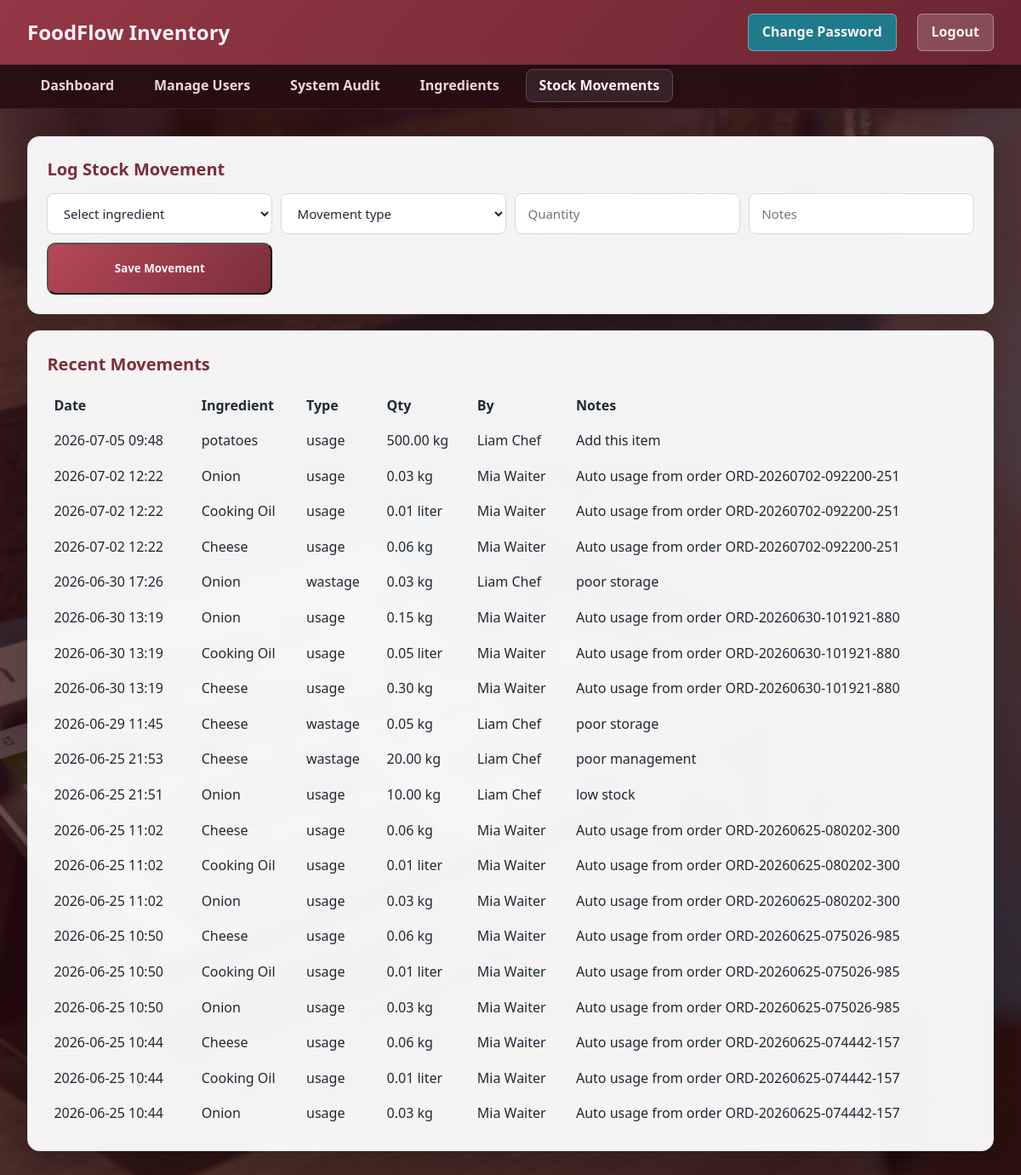
The page /roles/stock_movements.php (signed in) on the database its author committed.
### tables this page shows
CREATE TABLE `stock_movements` (
  `id` int NOT NULL AUTO_INCREMENT,
  `ingredient_id` int NOT NULL,
  `movement_type` enum('stock_in','usage','adjustment','wastage') NOT NULL,
  `quantity` decimal(10,2) NOT NULL,
  `reference_type` enum('purchase','order','manual','wastage') DEFAULT 'manual',
  `reference_id` int DEFAULT NULL,
  `notes` varchar(255) DEFAULT NULL,
  `created_by` int NOT NULL,
  `created_at` timestamp NULL DEFAULT CURRENT_TIMESTAMP,
  PRIMARY KEY (`id`),
  KEY `ingredient_id` (`ingredient_id`),
  KEY `created_by` (`created_by`),
  CONSTRAINT `stock_movements_ibfk_1` FOREIGN KEY (`ingredient_id`) REFERENCES `ingredients` (`id`) ON DELETE RESTRICT,
  CONSTRAINT `stock_movements_ibfk_2` FOREIGN KEY (`created_by`) REFERENCES `users` (`id`) ON DELETE RESTRICT
);

CREATE TABLE `ingredients` (
  `id` int NOT NULL AUTO_INCREMENT,
  `name` varchar(120) NOT NULL,
  `category` varchar(80) DEFAULT NULL,
  `unit` varchar(20) NOT NULL,
  `current_stock` decimal(10,2) NOT NULL DEFAULT '0.00',
  `reorder_level` decimal(10,2) NOT NULL DEFAULT '0.00',
  `unit_cost` decimal(10,2) NOT NULL DEFAULT '0.00',
  `is_active` tinyint(1) DEFAULT '1',
  `created_at` timestamp NULL DEFAULT CURRENT_TIMESTAMP,
  `updated_at` timestamp NULL DEFAULT CURRENT_TIMESTAMP ON UPDATE CURRENT_TIMESTAMP,
  PRIMARY KEY (`id`)
);

CREATE TABLE `users` (
  `id` int NOT NULL AUTO_INCREMENT,
  `name` varchar(100) NOT NULL,
  `email` varchar(100) NOT NULL,
  `password` varchar(255) NOT NULL,
  `phone` varchar(20) DEFAULT NULL,
  `role` enum('admin','waiter','chef','manager') NOT NULL,
  `is_active` tinyint(1) DEFAULT '1',
  `created_at` timestamp NULL DEFAULT CURRENT_TIMESTAMP,
  `updated_at` timestamp NULL DEFAULT CURRENT_TIMESTAMP ON UPDATE CURRENT_TIMESTAMP,
  PRIMARY KEY (`id`),
  UNIQUE KEY `email` (`email`)
);

### roles/stock_movements.php (the view, shortened to what this page needs)
<?php
$role = (string)($_SESSION['role'] ?? '');
$conn = new mysqli('localhost', 'root', '1234', 'food_inventory');
$history = $conn->query('SELECT sm.*, i.name AS ingredient_name, i.unit, u.name AS actor
    FROM stock_movements sm
    JOIN ingredients i ON sm.ingredient_id=i.id
    JOIN users u ON sm.created_by=u.id
    ORDER BY sm.created_at DESC
    LIMIT 20');
$isAdmin = $role === 'admin';
?>
<!DOCTYPE html>
<html lang="en"><head><meta charset="UTF-8"><meta name="viewport" content="width=device-width, initial-scale=1.0"><title>Stock Movements - FoodFlow</title><link rel="stylesheet" href="roles_styles.css"></head>
<body class="dashboard-photo <?php echo $isAdmin ? 'dashboard-admin' : 'dashboard-manager'; ?>">
<nav class="navbar"><div class="navbar-brand">FoodFlow Inventory</div><div class="navbar-user"><a href="../auth/change_password.php" class="logout-btn" style="margin-right:8px;background:#1f7a8c;">Change Password</a><a href="../auth/logout.php" class="logout-btn">Logout</a></div></nav>
<nav class="admin-nav"><ul class="admin-nav-links"><?php if ($isAdmin): ?><li><a href="../admin/admin_dashboard.php">Dashboard</a></li><li><a href="../admin/manage_users.php">Manage Users</a></li><li><a href="../admin/system_audit.php">System Audit</a></li><?php else: ?><li><a href="manager_dashboard.php">Dashboard</a></li><li><a href="manager_controls.php">Thresholds &amp; Approvals</a></li><li><a href="manager_reports.php">Reports</a></li><?php endif; ?><li><a href="ingredients.php">Ingredients</a></li><li><a href="stock_movements.php" class="active">Stock Movements</a></li></ul></nav>
<div class="container">
    <div class="card">
        <h3> Log Stock Movement</h3>
        <form method="POST" style="display:grid;grid-template-columns:repeat(4,minmax(150px,1fr));gap:10px;">
            <select name="ingredient_id" required>
                <option value="">Select ingredient</option>
            </select>
            <select name="movement_type" required>
                <option value="">Movement type</option>
            </select>
            <input type="number" step="0.01" name="quantity" placeholder="Quantity" required>
            <input type="text" name="notes" placeholder="Notes">
            <button type="submit" class="action-btn">Save Movement</button>
        </form>
    </div>
    <div class="card" style="margin-top:16px;">
        <h3> Recent Movements</h3>
        <div style="overflow-x:auto;">
            <table style="width:100%;border-collapse:collapse;">
                <thead><tr><th style="text-align:left;padding:8px;">Date</th><th style="text-align:left;padding:8px;">Ingredient</th><th style="text-align:left;padding:8px;">Type</th><th style="text-align:left;padding:8px;">Qty</th><th style="text-align:left;padding:8px;">By</th><th style="text-align:left;padding:8px;">Notes</th></tr></thead>
                <tbody>
                <?php while($m = $history->fetch_assoc()): ?>
                    <tr>
                        <td style="padding:8px;"><?php echo date('Y-m-d H:i', strtotime($m['created_at'])); ?></td>
                        <td style="padding:8px;"><?php echo htmlspecialchars($m['ingredient_name']); ?></td>
                        <td style="padding:8px;"><?php echo htmlspecialchars($m['movement_type']); ?></td>
                        <td style="padding:8px;"><?php echo number_format((float)$m['quantity'],2) . ' ' . htmlspecialchars($m['unit']); ?></td>
                        <td style="padding:8px;"><?php echo htmlspecialchars($m['actor']); ?></td>
                        <td style="padding:8px;"><?php echo htmlspecialchars((string)$m['notes']); ?></td>
                    </tr>
                <?php endwhile; ?>
                </tbody>
            </table>
        </div>
    </div>
</div>
</body></html>

### roles/roles_styles.css (style rules this page uses)
* { margin: 0; padding: 0; box-sizing: border-box; font-family: 'Segoe UI', Tahoma, Geneva, Verdana, sans-serif; }
:root { --text: #1f2933; --muted: #546476; --surface: #ffffff; --surface-soft: #f5f8fb; --border: #d8e1ea; --overlay-a: rgba(8, 18, 28, 0.78); --overlay-b: rgba(10, 22, 36, 0.56); --accent-1: #b48a36; --accent-2: #3f7c87; --accent-3: #e6c276; --accent-contrast: #102129; --nav-bg-1: #b48a36; --nav-bg-2: #3f7c87; --nav-text: #f7fafc; --subnav-bg: rgba(15, 32, 42, 0.86); --subnav-text: #d7e3ed; --btn-primary-1: #b48a36; --btn-primary-2: #3f7c87; --btn-primary-text: #f7fafc; --role-pill-1: #c9a256; --role-pill-2: #7db1ba; --role-pill-text: #1a2830; --status-pending-bg: #fff4d2; --status-pending-text: #6d520f; --status-served-bg: #d7f2e1; --status-served-text: #145c3a; --status-cancel-bg: #f8d5d9; --status-cancel-text: #7a2330; }
body { background: var(--surface-soft); color: var(--text); line-height: 1.6; }
body.dashboard-photo { min-height: 100vh; background-size: cover; background-position: center; background-repeat: no-repeat; background-attachment: fixed; }
body.dashboard-photo::before { content: ""; position: fixed; inset: 0; background: linear-gradient(145deg, var(--overlay-a) 0%, var(--overlay-b) 58%, var(--overlay-a) 100%); pointer-events: none; z-index: 0; }
body.dashboard-photo .navbar, body.dashboard-photo .admin-nav, body.dashboard-photo .container { position: relative; z-index: 1; }
body.dashboard-admin { background-image: url('../Assets/pexels-imin-technology-276315592-12935088.jpg'); --overlay-a: rgba(34, 10, 14, 0.82); --overlay-b: rgba(53, 16, 20, 0.64); --accent-1: #b54859; --accent-2: #7b2e3b; --accent-3: #f0b7bf; --accent-contrast: #fff3f5; --nav-bg-1: #943746; --nav-bg-2: #6a2531; --nav-text: #fff2f5; --subnav-bg: rgba(38, 14, 19, 0.9); --subnav-text: #f0d7dc; --btn-primary-1: #b54859; --btn-primary-2: #7b2e3b; --btn-primary-text: #fff2f5; --role-pill-1: #d0717f; --role-pill-2: #e8b2bb; --role-pill-text: #361018; }
.navbar { background: linear-gradient(130deg, var(--nav-bg-1) 0%, var(--nav-bg-2) 100%); color: var(--nav-text); padding: 1rem 2rem; display: flex; justify-content: space-between; align-items: center; box-shadow: 0 8px 22px rgba(0, 0, 0, 0.22); }
.navbar-brand { font-size: 1.5rem; font-weight: 700; color: var(--nav-text); }
.navbar-user { display: flex; align-items: center; gap: 1rem; color: var(--nav-text); }
.logout-btn { background: rgba(255, 255, 255, 0.18); color: var(--nav-text); border: 1px solid rgba(255, 255, 255, 0.35); padding: 0.5rem 1rem; border-radius: 6px; cursor: pointer; text-decoration: none; transition: all 0.2s ease; font-weight: 600; }
.admin-nav { background: var(--subnav-bg); padding: 0.8rem 2rem; border-bottom: 1px solid rgba(255, 255, 255, 0.08); }
.admin-nav-links { display: flex; gap: 1rem; list-style: none; flex-wrap: wrap; }
.admin-nav-links a { color: var(--subnav-text); text-decoration: none; padding: 0.45rem 0.9rem; border-radius: 8px; transition: all 0.2s ease; font-weight: 600; border: 1px solid transparent; }
.admin-nav-links a:hover, .admin-nav-links a.active { color: var(--accent-contrast); background: rgba(255, 255, 255, 0.08); border-color: rgba(255, 255, 255, 0.18); }
.container { max-width: 1400px; margin: 2rem auto; padding: 0 2rem; }
.card { background: var(--surface); color: var(--text); padding: 1.4rem; border-radius: 14px; border: 1px solid var(--border); box-shadow: 0 10px 28px rgba(3, 14, 24, 0.18); margin-bottom: 1.2rem; }
body.dashboard-photo .card, body.dashboard-photo .stat-card, body.dashboard-photo .chart-card { background: rgba(255, 255, 255, 0.95); -webkit-backdrop-filter: blur(5px); backdrop-filter: blur(5px); }
.card h1, .card h2, .card h3, .chart-card h4 { color: var(--accent-2); margin-bottom: 0.75rem; }
.card h3 { font-size: 1.25rem; }
.form-group input, .form-group select, .form-group textarea, input, select, textarea { width: 100%; padding: 0.75rem 0.9rem; border: 1px solid #cfdbe6; border-radius: 8px; font-size: 0.94rem; color: var(--text); background: #fff; }
.action-btn { background: linear-gradient(130deg, var(--btn-primary-1) 0%, var(--btn-primary-2) 100%); color: var(--btn-primary-text); padding: 1.2rem; border-radius: 10px; text-decoration: none; text-align: center; font-weight: 700; transition: all 0.2s ease; }

### rows shown on the page
stock_movements: created_at "2026-07-05 09:48", ingredient.name "potatoes", movement_type "usage", quantity "500.00", ingredient.unit "kg", created_by.name "Liam Chef", notes "Add this item"
stock_movements: created_at "2026-07-02 12:22", ingredient.name "Onion", movement_type "usage", quantity "0.03", ingredient.unit "kg", created_by.name "Mia Waiter", notes "Auto usage from order ORD-20260702-092200-251"
stock_movements: created_at "2026-07-02 12:22", ingredient.name "Cooking Oil", movement_type "usage", quantity "0.01", ingredient.unit "liter", created_by.name "Mia Waiter", notes "Auto usage from order ORD-20260702-092200-251"
stock_movements: created_at "2026-07-02 12:22", ingredient.name "Cheese", movement_type "usage", quantity "0.06", ingredient.unit "kg", created_by.name "Mia Waiter", notes "Auto usage from order ORD-20260702-092200-251"
stock_movements: created_at "2026-06-30 17:26", ingredient.name "Onion", movement_type "wastage", quantity "0.03", ingredient.unit "kg", created_by.name "Liam Chef", notes "poor storage"
stock_movements: created_at "2026-06-30 13:19", ingredient.name "Onion", movement_type "usage", quantity "0.15", ingredient.unit "kg", created_by.name "Mia Waiter", notes "Auto usage from order ORD-20260630-101921-880"
stock_movements: created_at "2026-06-30 13:19", ingredient.name "Cooking Oil", movement_type "usage", quantity "0.05", ingredient.unit "liter", created_by.name "Mia Waiter", notes "Auto usage from order ORD-20260630-101921-880"
stock_movements: created_at "2026-06-30 13:19", ingredient.name "Cheese", movement_type "usage", quantity "0.30", ingredient.unit "kg", created_by.name "Mia Waiter", notes "Auto usage from order ORD-20260630-101921-880"
stock_movements: created_at "2026-06-29 11:45", ingredient.name "Cheese", movement_type "wastage", quantity "0.05", ingredient.unit "kg", created_by.name "Liam Chef", notes "poor storage"
stock_movements: created_at "2026-06-25 21:53", ingredient.name "Cheese", movement_type "wastage", quantity "20.00", ingredient.unit "kg", created_by.name "Liam Chef", notes "poor management"
stock_movements: created_at "2026-06-25 21:51", ingredient.name "Onion", movement_type "usage", quantity "10.00", ingredient.unit "kg", created_by.name "Liam Chef", notes "low stock"
stock_movements: created_at "2026-06-25 11:02", ingredient.name "Cheese", movement_type "usage", quantity "0.06", ingredient.unit "kg", created_by.name "Mia Waiter", notes "Auto usage from order ORD-20260625-080202-300"
stock_movements: created_at "2026-06-25 11:02", ingredient.name "Cooking Oil", movement_type "usage", quantity "0.01", ingredient.unit "liter", created_by.name "Mia Waiter", notes "Auto usage from order ORD-20260625-080202-300"
stock_movements: created_at "2026-06-25 11:02", ingredient.name "Onion", movement_type "usage", quantity "0.03", ingredient.unit "kg", created_by.name "Mia Waiter", notes "Auto usage from order ORD-20260625-080202-300"
stock_movements: created_at "2026-06-25 10:50", ingredient.name "Cheese", movement_type "usage", quantity "0.06", ingredient.unit "kg", created_by.name "Mia Waiter", notes "Auto usage from order ORD-20260625-075026-985"
stock_movements: created_at "2026-06-25 10:50", ingredient.name "Cooking Oil", movement_type "usage", quantity "0.01", ingredient.unit "liter", created_by.name "Mia Waiter", notes "Auto usage from order ORD-20260625-075026-985"
stock_movements: created_at "2026-06-25 10:50", ingredient.name "Onion", movement_type "usage", quantity "0.03", ingredient.unit "kg", created_by.name "Mia Waiter", notes "Auto usage from order ORD-20260625-075026-985"
stock_movements: created_at "2026-06-25 10:44", ingredient.name "Cheese", movement_type "usage", quantity "0.06", ingredient.unit "kg", created_by.name "Mia Waiter", notes "Auto usage from order ORD-20260625-074442-157"
stock_movements: created_at "2026-06-25 10:44", ingredient.name "Cooking Oil", movement_type "usage", quantity "0.01", ingredient.unit "liter", created_by.name "Mia Waiter", notes "Auto usage from order ORD-20260625-074442-157"
stock_movements: created_at "2026-06-25 10:44", ingredient.name "Onion", movement_type "usage", quantity "0.03", ingredient.unit "kg", created_by.name "Mia Waiter", notes "Auto usage from order ORD-20260625-074442-157"
